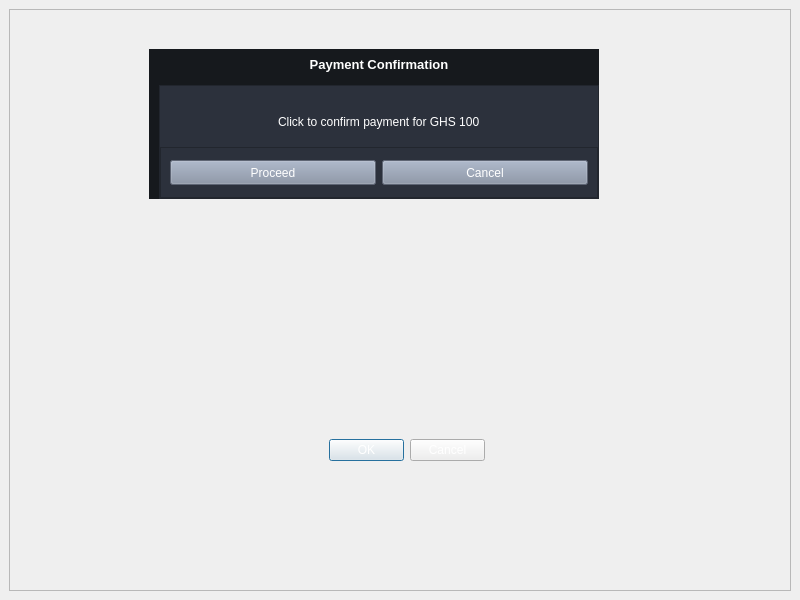
<?xml version="1.0" encoding="UTF-8"?>
<ui version="4.0">
 <class>MainWindow</class>
 <widget class="QMainWindow" name="MainWindow">
  <property name="geometry">
   <rect>
    <x>0</x>
    <y>0</y>
    <width>800</width>
    <height>600</height>
   </rect>
  </property>
  <property name="windowTitle">
   <string>MainWindow</string>
  </property>
  <widget class="QWidget" name="centralwidget">
   <layout class="QHBoxLayout" name="horizontalLayout">
    <item>
     <widget class="QFrame" name="frame">
      <property name="styleSheet">
       <string notr="true">color: rgb(255, 255, 255);</string>
      </property>
      <property name="frameShape">
       <enum>QFrame::StyledPanel</enum>
      </property>
      <property name="frameShadow">
       <enum>QFrame::Raised</enum>
      </property>
      <widget class="QCustomSlideMenu" name="PaymentContainer" native="true">
       <property name="geometry">
        <rect>
         <x>140</x>
         <y>40</y>
         <width>450</width>
         <height>150</height>
        </rect>
       </property>
       <property name="sizePolicy">
        <sizepolicy hsizetype="Preferred" vsizetype="Minimum">
         <horstretch>0</horstretch>
         <verstretch>0</verstretch>
        </sizepolicy>
       </property>
       <property name="minimumSize">
        <size>
         <width>450</width>
         <height>82</height>
        </size>
       </property>
       <property name="maximumSize">
        <size>
         <width>545</width>
         <height>150</height>
        </size>
       </property>
       <property name="styleSheet">
        <string notr="true">background-color: #16191d;
</string>
       </property>
       <layout class="QVBoxLayout" name="verticalLayout_18">
        <property name="leftMargin">
         <number>10</number>
        </property>
        <item>
         <widget class="QLabel" name="label_14">
          <property name="maximumSize">
           <size>
            <width>16777215</width>
            <height>30</height>
           </size>
          </property>
          <property name="font">
           <font>
            <pointsize>10</pointsize>
            <weight>75</weight>
            <bold>true</bold>
           </font>
          </property>
          <property name="styleSheet">
           <string notr="true">border-bottom-color:white</string>
          </property>
          <property name="text">
           <string>Payment Confirmation</string>
          </property>
          <property name="alignment">
           <set>Qt::AlignCenter</set>
          </property>
         </widget>
        </item>
        <item>
         <widget class="QFrame" name="PaymentSubContainer">
          <property name="styleSheet">
           <string notr="true">background-color: rgb(44, 49, 60);</string>
          </property>
          <property name="frameShape">
           <enum>QFrame::StyledPanel</enum>
          </property>
          <property name="frameShadow">
           <enum>QFrame::Raised</enum>
          </property>
          <layout class="QVBoxLayout" name="verticalLayout">
           <property name="spacing">
            <number>0</number>
           </property>
           <property name="leftMargin">
            <number>0</number>
           </property>
           <property name="topMargin">
            <number>10</number>
           </property>
           <property name="rightMargin">
            <number>0</number>
           </property>
           <property name="bottomMargin">
            <number>0</number>
           </property>
           <item alignment="Qt::AlignHCenter">
            <widget class="QLabel" name="label">
             <property name="text">
              <string>Click to confirm payment for GHS 100</string>
             </property>
            </widget>
           </item>
           <item>
            <widget class="QFrame" name="frame_2">
             <property name="frameShape">
              <enum>QFrame::StyledPanel</enum>
             </property>
             <property name="frameShadow">
              <enum>QFrame::Raised</enum>
             </property>
             <layout class="QHBoxLayout" name="horizontalLayout_2">
              <item>
               <widget class="QPushButton" name="proceedBtn">
                <property name="minimumSize">
                 <size>
                  <width>0</width>
                  <height>10</height>
                 </size>
                </property>
                <property name="maximumSize">
                 <size>
                  <width>16777215</width>
                  <height>25</height>
                 </size>
                </property>
                <property name="cursor">
                 <cursorShape>PointingHandCursor</cursorShape>
                </property>
                <property name="styleSheet">
                 <string notr="true">background-color: rgb(131, 142, 162);</string>
                </property>
                <property name="text">
                 <string>Proceed</string>
                </property>
                <property name="iconSize">
                 <size>
                  <width>16</width>
                  <height>30</height>
                 </size>
                </property>
                <property name="checkable">
                 <bool>false</bool>
                </property>
                <property name="autoDefault">
                 <bool>false</bool>
                </property>
                <property name="default">
                 <bool>false</bool>
                </property>
                <property name="flat">
                 <bool>false</bool>
                </property>
               </widget>
              </item>
              <item>
               <widget class="QPushButton" name="cancelBtn">
                <property name="minimumSize">
                 <size>
                  <width>0</width>
                  <height>10</height>
                 </size>
                </property>
                <property name="maximumSize">
                 <size>
                  <width>16777215</width>
                  <height>25</height>
                 </size>
                </property>
                <property name="cursor">
                 <cursorShape>PointingHandCursor</cursorShape>
                </property>
                <property name="styleSheet">
                 <string notr="true">background-color: rgb(131, 142, 162);</string>
                </property>
                <property name="text">
                 <string>Cancel</string>
                </property>
                <property name="iconSize">
                 <size>
                  <width>16</width>
                  <height>30</height>
                 </size>
                </property>
                <property name="checkable">
                 <bool>false</bool>
                </property>
                <property name="autoDefault">
                 <bool>false</bool>
                </property>
                <property name="default">
                 <bool>false</bool>
                </property>
                <property name="flat">
                 <bool>false</bool>
                </property>
               </widget>
              </item>
             </layout>
            </widget>
           </item>
          </layout>
         </widget>
        </item>
       </layout>
      </widget>
      <widget class="QDialogButtonBox" name="buttonBox">
       <property name="geometry">
        <rect>
         <x>320</x>
         <y>430</y>
         <width>156</width>
         <height>23</height>
        </rect>
       </property>
       <property name="standardButtons">
        <set>QDialogButtonBox::Cancel|QDialogButtonBox::Ok</set>
       </property>
      </widget>
     </widget>
    </item>
   </layout>
  </widget>
 </widget>
 <customwidgets>
  <customwidget>
   <class>QCustomSlideMenu</class>
   <extends>QWidget</extends>
   <header location="global">Custom_Widgets.Widgets.h</header>
   <container>1</container>
  </customwidget>
 </customwidgets>
 <resources>
  <include location="../Images/resources.qrc"/>
 </resources>
 <connections/>
</ui>
